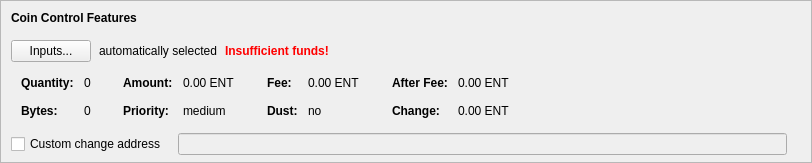
    <widget class="QFrame" name="frameCoinControl">
     <property name="sizePolicy">
      <sizepolicy hsizetype="Expanding" vsizetype="Expanding">
       <horstretch>0</horstretch>
       <verstretch>0</verstretch>
      </sizepolicy>
     </property>
     <property name="maximumSize">
      <size>
       <width>16777215</width>
       <height>16777215</height>
      </size>
     </property>
     <property name="frameShape">
      <enum>QFrame::StyledPanel</enum>
     </property>
     <property name="frameShadow">
      <enum>QFrame::Sunken</enum>
     </property>
     <layout class="QVBoxLayout" name="verticalLayoutCoinControl2">
      <property name="spacing">
       <number>0</number>
      </property>
      <property name="leftMargin">
       <number>0</number>
      </property>
      <property name="topMargin">
       <number>0</number>
      </property>
      <property name="rightMargin">
       <number>0</number>
      </property>
      <property name="bottomMargin">
       <number>6</number>
      </property>
      <item>
       <layout class="QVBoxLayout" name="verticalLayoutCoinControl" stretch="0,0,0,0,1">
        <property name="spacing">
         <number>0</number>
        </property>
        <property name="leftMargin">
         <number>10</number>
        </property>
        <property name="topMargin">
         <number>10</number>
        </property>
        <item>
         <layout class="QHBoxLayout" name="horizontalLayoutCoinControl1">
          <property name="bottomMargin">
           <number>15</number>
          </property>
          <item>
           <widget class="QLabel" name="labelCoinControlFeatures">
            <property name="sizePolicy">
             <sizepolicy hsizetype="Preferred" vsizetype="Maximum">
              <horstretch>0</horstretch>
              <verstretch>0</verstretch>
             </sizepolicy>
            </property>
            <property name="font">
             <font>
              <weight>75</weight>
              <bold>true</bold>
             </font>
            </property>
            <property name="styleSheet">
             <string notr="true">font-weight:bold;</string>
            </property>
            <property name="text">
             <string>Coin Control Features</string>
            </property>
           </widget>
          </item>
         </layout>
        </item>
        <item>
         <layout class="QHBoxLayout" name="horizontalLayoutCoinControl2" stretch="0,0,0,0">
          <property name="spacing">
           <number>8</number>
          </property>
          <property name="bottomMargin">
           <number>10</number>
          </property>
          <item>
           <widget class="QPushButton" name="pushButtonCoinControl">
            <property name="styleSheet">
             <string notr="true"/>
            </property>
            <property name="text">
             <string>Inputs...</string>
            </property>
            <property name="autoDefault">
             <bool>false</bool>
            </property>
           </widget>
          </item>
          <item>
           <widget class="QLabel" name="labelCoinControlAutomaticallySelected">
            <property name="text">
             <string>automatically selected</string>
            </property>
            <property name="margin">
             <number>5</number>
            </property>
           </widget>
          </item>
          <item>
           <widget class="QLabel" name="labelCoinControlInsuffFunds">
            <property name="font">
             <font>
              <weight>75</weight>
              <bold>true</bold>
             </font>
            </property>
            <property name="styleSheet">
             <string notr="true">color:red;font-weight:bold;</string>
            </property>
            <property name="text">
             <string>Insufficient funds!</string>
            </property>
            <property name="margin">
             <number>5</number>
            </property>
           </widget>
          </item>
          <item>
           <spacer name="horizontalSpacerCoinControl">
            <property name="orientation">
             <enum>Qt::Horizontal</enum>
            </property>
            <property name="sizeHint" stdset="0">
             <size>
              <width>40</width>
              <height>1</height>
             </size>
            </property>
           </spacer>
          </item>
         </layout>
        </item>
        <item>
         <widget class="QWidget" name="widgetCoinControl" native="true">
          <property name="sizePolicy">
           <sizepolicy hsizetype="Preferred" vsizetype="Preferred">
            <horstretch>0</horstretch>
            <verstretch>0</verstretch>
           </sizepolicy>
          </property>
          <property name="minimumSize">
           <size>
            <width>0</width>
            <height>0</height>
           </size>
          </property>
          <property name="styleSheet">
           <string notr="true"/>
          </property>
          <layout class="QHBoxLayout" name="horizontalLayoutCoinControl5">
           <property name="leftMargin">
            <number>0</number>
           </property>
           <property name="topMargin">
            <number>0</number>
           </property>
           <property name="rightMargin">
            <number>0</number>
           </property>
           <property name="bottomMargin">
            <number>0</number>
           </property>
           <item>
            <layout class="QHBoxLayout" name="horizontalLayoutCoinControl3" stretch="0,0,0,1">
             <property name="spacing">
              <number>20</number>
             </property>
             <property name="topMargin">
              <number>0</number>
             </property>
             <property name="bottomMargin">
              <number>10</number>
             </property>
             <item>
              <layout class="QFormLayout" name="formLayoutCoinControl1">
               <property name="horizontalSpacing">
                <number>10</number>
               </property>
               <property name="verticalSpacing">
                <number>14</number>
               </property>
               <property name="leftMargin">
                <number>10</number>
               </property>
               <property name="topMargin">
                <number>4</number>
               </property>
               <property name="rightMargin">
                <number>6</number>
               </property>
               <item row="0" column="0">
                <widget class="QLabel" name="labelCoinControlQuantityText">
                 <property name="font">
                  <font>
                   <weight>75</weight>
                   <bold>true</bold>
                  </font>
                 </property>
                 <property name="text">
                  <string>Quantity:</string>
                 </property>
                 <property name="margin">
                  <number>0</number>
                 </property>
                </widget>
               </item>
               <item row="0" column="1">
                <widget class="QLabel" name="labelCoinControlQuantity">
                 <property name="cursor">
                  <cursorShape>IBeamCursor</cursorShape>
                 </property>
                 <property name="contextMenuPolicy">
                  <enum>Qt::ActionsContextMenu</enum>
                 </property>
                 <property name="text">
                  <string notr="true">0</string>
                 </property>
                 <property name="margin">
                  <number>0</number>
                 </property>
                 <property name="textInteractionFlags">
                  <set>Qt::LinksAccessibleByMouse|Qt::TextSelectableByKeyboard|Qt::TextSelectableByMouse</set>
                 </property>
                </widget>
               </item>
               <item row="1" column="0">
                <widget class="QLabel" name="labelCoinControlBytesText">
                 <property name="font">
                  <font>
                   <weight>75</weight>
                   <bold>true</bold>
                  </font>
                 </property>
                 <property name="text">
                  <string>Bytes:</string>
                 </property>
                </widget>
               </item>
               <item row="1" column="1">
                <widget class="QLabel" name="labelCoinControlBytes">
                 <property name="cursor">
                  <cursorShape>IBeamCursor</cursorShape>
                 </property>
                 <property name="contextMenuPolicy">
                  <enum>Qt::ActionsContextMenu</enum>
                 </property>
                 <property name="text">
                  <string notr="true">0</string>
                 </property>
                 <property name="textInteractionFlags">
                  <set>Qt::LinksAccessibleByMouse|Qt::TextSelectableByKeyboard|Qt::TextSelectableByMouse</set>
                 </property>
                </widget>
               </item>
              </layout>
             </item>
             <item>
              <layout class="QFormLayout" name="formLayoutCoinControl2">
               <property name="horizontalSpacing">
                <number>10</number>
               </property>
               <property name="verticalSpacing">
                <number>14</number>
               </property>
               <property name="leftMargin">
                <number>6</number>
               </property>
               <property name="topMargin">
                <number>4</number>
               </property>
               <property name="rightMargin">
                <number>6</number>
               </property>
               <item row="0" column="0">
                <widget class="QLabel" name="labelCoinControlAmountText">
                 <property name="font">
                  <font>
                   <weight>75</weight>
                   <bold>true</bold>
                  </font>
                 </property>
                 <property name="text">
                  <string>Amount:</string>
                 </property>
                 <property name="margin">
                  <number>0</number>
                 </property>
                </widget>
               </item>
               <item row="0" column="1">
                <widget class="QLabel" name="labelCoinControlAmount">
                 <property name="cursor">
                  <cursorShape>IBeamCursor</cursorShape>
                 </property>
                 <property name="contextMenuPolicy">
                  <enum>Qt::ActionsContextMenu</enum>
                 </property>
                 <property name="text">
                  <string notr="true">0.00 ENT</string>
                 </property>
                 <property name="textInteractionFlags">
                  <set>Qt::LinksAccessibleByMouse|Qt::TextSelectableByKeyboard|Qt::TextSelectableByMouse</set>
                 </property>
                </widget>
               </item>
               <item row="1" column="0">
                <widget class="QLabel" name="labelCoinControlPriorityText">
                 <property name="font">
                  <font>
                   <weight>75</weight>
                   <bold>true</bold>
                  </font>
                 </property>
                 <property name="text">
                  <string>Priority:</string>
                 </property>
                </widget>
               </item>
               <item row="1" column="1">
                <widget class="QLabel" name="labelCoinControlPriority">
                 <property name="cursor">
                  <cursorShape>IBeamCursor</cursorShape>
                 </property>
                 <property name="contextMenuPolicy">
                  <enum>Qt::ActionsContextMenu</enum>
                 </property>
                 <property name="text">
                  <string>medium</string>
                 </property>
                 <property name="textInteractionFlags">
                  <set>Qt::LinksAccessibleByMouse|Qt::TextSelectableByKeyboard|Qt::TextSelectableByMouse</set>
                 </property>
                </widget>
               </item>
              </layout>
             </item>
             <item>
              <layout class="QFormLayout" name="formLayoutCoinControl3">
               <property name="horizontalSpacing">
                <number>10</number>
               </property>
               <property name="verticalSpacing">
                <number>14</number>
               </property>
               <property name="leftMargin">
                <number>6</number>
               </property>
               <property name="topMargin">
                <number>4</number>
               </property>
               <property name="rightMargin">
                <number>6</number>
               </property>
               <item row="0" column="0">
                <widget class="QLabel" name="labelCoinControlFeeText">
                 <property name="font">
                  <font>
                   <weight>75</weight>
                   <bold>true</bold>
                  </font>
                 </property>
                 <property name="text">
                  <string>Fee:</string>
                 </property>
                 <property name="margin">
                  <number>0</number>
                 </property>
                </widget>
               </item>
               <item row="0" column="1">
                <widget class="QLabel" name="labelCoinControlFee">
                 <property name="cursor">
                  <cursorShape>IBeamCursor</cursorShape>
                 </property>
                 <property name="contextMenuPolicy">
                  <enum>Qt::ActionsContextMenu</enum>
                 </property>
                 <property name="text">
                  <string notr="true">0.00 ENT</string>
                 </property>
                 <property name="textInteractionFlags">
                  <set>Qt::LinksAccessibleByMouse|Qt::TextSelectableByKeyboard|Qt::TextSelectableByMouse</set>
                 </property>
                </widget>
               </item>
               <item row="1" column="0">
                <widget class="QLabel" name="labelCoinControlLowOutputText">
                 <property name="font">
                  <font>
                   <weight>75</weight>
                   <bold>true</bold>
                  </font>
                 </property>
                 <property name="text">
                  <string>Dust:</string>
                 </property>
                </widget>
               </item>
               <item row="1" column="1">
                <widget class="QLabel" name="labelCoinControlLowOutput">
                 <property name="cursor">
                  <cursorShape>IBeamCursor</cursorShape>
                 </property>
                 <property name="contextMenuPolicy">
                  <enum>Qt::ActionsContextMenu</enum>
                 </property>
                 <property name="text">
                  <string>no</string>
                 </property>
                 <property name="textInteractionFlags">
                  <set>Qt::LinksAccessibleByMouse|Qt::TextSelectableByKeyboard|Qt::TextSelectableByMouse</set>
                 </property>
                </widget>
               </item>
              </layout>
             </item>
             <item>
              <layout class="QFormLayout" name="formLayoutCoinControl4">
               <property name="horizontalSpacing">
                <number>10</number>
               </property>
               <property name="verticalSpacing">
                <number>14</number>
               </property>
               <property name="leftMargin">
                <number>6</number>
               </property>
               <property name="topMargin">
                <number>4</number>
               </property>
               <property name="rightMargin">
                <number>6</number>
               </property>
               <item row="0" column="0">
                <widget class="QLabel" name="labelCoinControlAfterFeeText">
                 <property name="font">
                  <font>
                   <weight>75</weight>
                   <bold>true</bold>
                  </font>
                 </property>
                 <property name="text">
                  <string>After Fee:</string>
                 </property>
                 <property name="margin">
                  <number>0</number>
                 </property>
                </widget>
               </item>
               <item row="0" column="1">
                <widget class="QLabel" name="labelCoinControlAfterFee">
                 <property name="cursor">
                  <cursorShape>IBeamCursor</cursorShape>
                 </property>
                 <property name="contextMenuPolicy">
                  <enum>Qt::ActionsContextMenu</enum>
                 </property>
                 <property name="text">
                  <string notr="true">0.00 ENT</string>
                 </property>
                 <property name="textInteractionFlags">
                  <set>Qt::LinksAccessibleByMouse|Qt::TextSelectableByKeyboard|Qt::TextSelectableByMouse</set>
                 </property>
                </widget>
               </item>
               <item row="1" column="0">
                <widget class="QLabel" name="labelCoinControlChangeText">
                 <property name="font">
                  <font>
                   <weight>75</weight>
                   <bold>true</bold>
                  </font>
                 </property>
                 <property name="text">
                  <string>Change:</string>
                 </property>
                </widget>
               </item>
               <item row="1" column="1">
                <widget class="QLabel" name="labelCoinControlChange">
                 <property name="cursor">
                  <cursorShape>IBeamCursor</cursorShape>
                 </property>
                 <property name="contextMenuPolicy">
                  <enum>Qt::ActionsContextMenu</enum>
                 </property>
                 <property name="text">
                  <string notr="true">0.00 ENT</string>
                 </property>
                 <property name="textInteractionFlags">
                  <set>Qt::LinksAccessibleByMouse|Qt::TextSelectableByKeyboard|Qt::TextSelectableByMouse</set>
                 </property>
                </widget>
               </item>
              </layout>
             </item>
            </layout>
           </item>
          </layout>
         </widget>
        </item>
        <item>
         <layout class="QHBoxLayout" name="horizontalLayoutCoinControl4" stretch="0,0,0">
          <property name="spacing">
           <number>12</number>
          </property>
          <property name="sizeConstraint">
           <enum>QLayout::SetDefaultConstraint</enum>
          </property>
          <property name="topMargin">
           <number>5</number>
          </property>
          <property name="rightMargin">
           <number>5</number>
          </property>
          <item>
           <widget class="QCheckBox" name="checkBoxCoinControlChange">
            <property name="toolTip">
             <string>If this is activated, but the change address is empty or invalid, change will be sent to a newly generated address.</string>
            </property>
            <property name="text">
             <string>Custom change address</string>
            </property>
           </widget>
          </item>
          <item>
           <widget class="QValidatedLineEdit" name="lineEditCoinControlChange">
            <property name="enabled">
             <bool>false</bool>
            </property>
            <property name="sizePolicy">
             <sizepolicy hsizetype="Expanding" vsizetype="Fixed">
              <horstretch>0</horstretch>
              <verstretch>0</verstretch>
             </sizepolicy>
            </property>
           </widget>
          </item>
          <item>
           <widget class="QLabel" name="labelCoinControlChangeLabel">
            <property name="sizePolicy">
             <sizepolicy hsizetype="Preferred" vsizetype="Expanding">
              <horstretch>0</horstretch>
              <verstretch>0</verstretch>
             </sizepolicy>
            </property>
            <property name="minimumSize">
             <size>
              <width>0</width>
              <height>0</height>
             </size>
            </property>
            <property name="text">
             <string/>
            </property>
            <property name="margin">
             <number>3</number>
            </property>
           </widget>
          </item>
         </layout>
        </item>
        <item>
         <spacer name="verticalSpacerCoinControl">
          <property name="orientation">
           <enum>Qt::Vertical</enum>
          </property>
          <property name="sizeHint" stdset="0">
           <size>
            <width>800</width>
            <height>1</height>
           </size>
          </property>
         </spacer>
        </item>
       </layout>
      </item>
     </layout>
    </widget>
